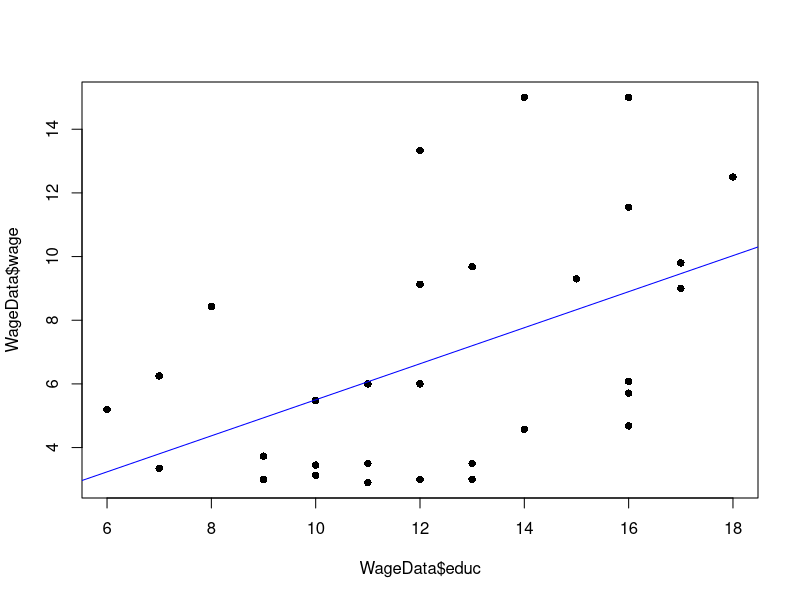
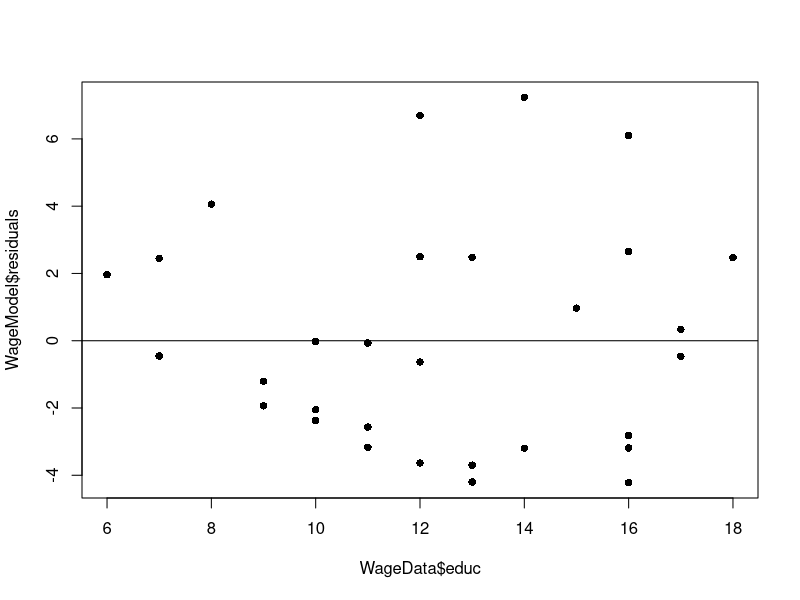
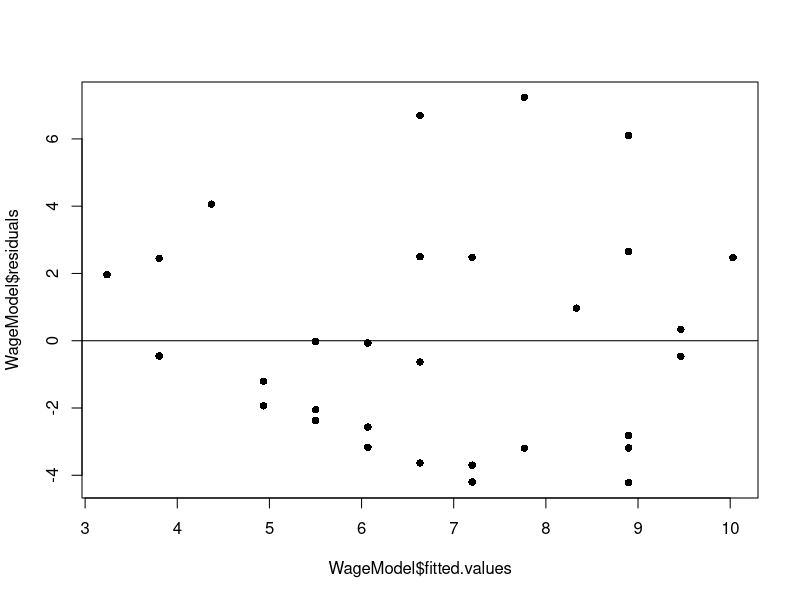
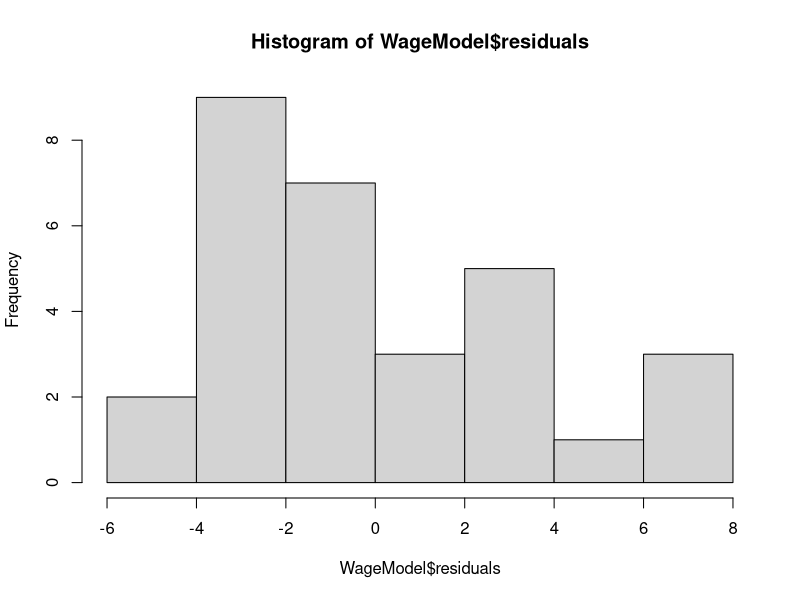
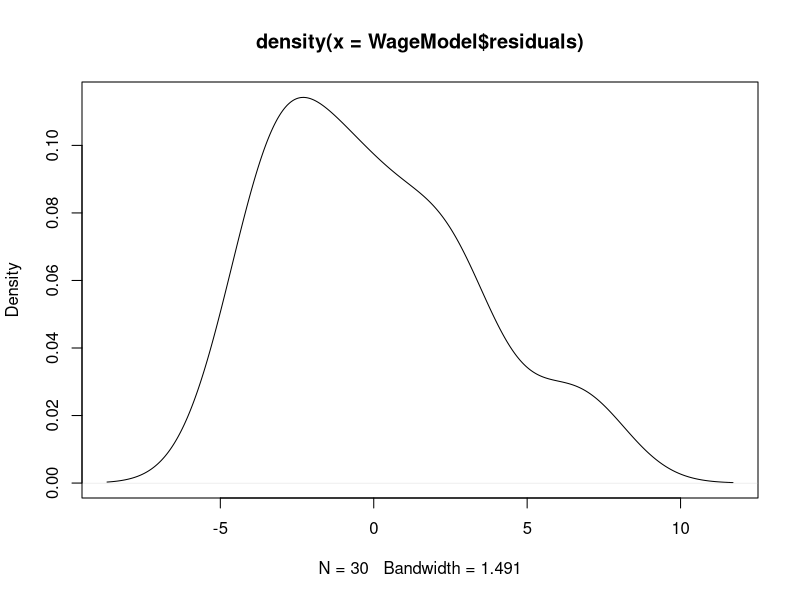
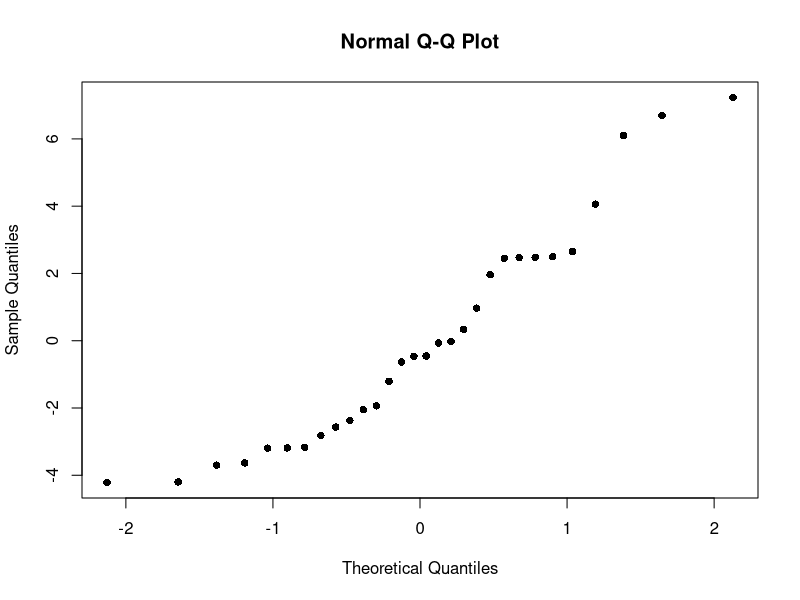

These charts were generated, in order, by the following R code:
## ---- chunk 1
knitr::opts_chunk$set(echo = TRUE)
## ---- chunk 2

#We are going to perform residual analysis for two simple linear regression models: 1) based on the model created from wage dataset, 2) based on the model from collegeGPA dataset
#We will do the wage dataset first. Here we want to estimate the wage based on the number of years of education. we have already done the preprocessing and creation of the linear regression model in another R file "Wage Linear Regression"


setwd("~/Documents/MA362/Datasets")
dir()
WageData=read.table("Wage.txt", sep="\t",header=T)
WageModel=lm(wage~educ, data=WageData)

#Let's create a scatterplot with the estimated regression line:
plot(WageData$educ, WageData$wage, pch=16);abline(WageModel, col="blue")

#summarize the regression model:
summary(WageModel)

#the wage model coemes with some other components that we can access through WAgeModel$xxx
#Lets display the model coefficients
WageModel$coefficients

#Model residuals:
WageModel$residuals

#Fitted values (yhat values) of the model
WageModel$fitted.values

#####CheckingAssumptions#####

#Assumption #1 -- E(error)=0
#We are going to create the residuals plot ie the scatterplot of X or yhat on x axis with error plot on y-axis
#the following is x vs error (residuals)
plot(WageData$educ, WageModel$residuals, pch=16);abline(0,0)

#the following is yhat vs error (residuals)
plot(WageModel$fitted.values, WageModel$residuals, pch=16);abline(0,0)

#Assumption #1: the mean / expected value of the errors is 0

#We can see the parts of the plot on the left side are missing and symmetry is not clearly present. We will conclude assumption 1 is not satisfied as it seems the errors get larger and x/yhat values increase.

#Assumption #2: variance of error term constant accross x values
#We will use same two plots to check 2nd assumptions. Again with the lack of constant horizontal band around x-acis, we are going to say assumption 2 is not satisfied.

#Assumption #3: errors are normally distributed
#we can use a histogram/density curve/ normal probability (qq) plot to check and verify normality

hist(WageModel$residuals)
plot(density(WageModel$residuals))
qqnorm(WageModel$residuals, pch=16)

#Histogram and boxplot and desnity plot show a little bit of rifht skewness in the reisduals. qq plot is approx. linear. since this is the most robust visual, we are going with accepting the normality of the residuals

#Assumption #4: errors are not correlated
#We need to install the package "lmtest"
#to load the package:
require(lmtest)
dwtest(WageModel, alternative="two.sided")
#As the DW test statistics is 2.2347, which is close to 2, we can conclude autocorrelation is NOT present in our model and assumption 4 is satisfied.


## ---- chunk 3
####Regression Inferences & Further analysis####

#Recall our first model, which included the intercept
WageModel=lm(wage~educ, data=WageData)
summary(WageModel)

#We can generate confidence intervals for the parameters in the model, using function confint
confint(WageModel)

#We have found that the intercept is not useful in the model, as 0 in not contained in the confidence interval for the intercept.
#Let's create a model for the data without the intercept
model2=lm(wage~0+educ, data=WageData)
summary(model2)




